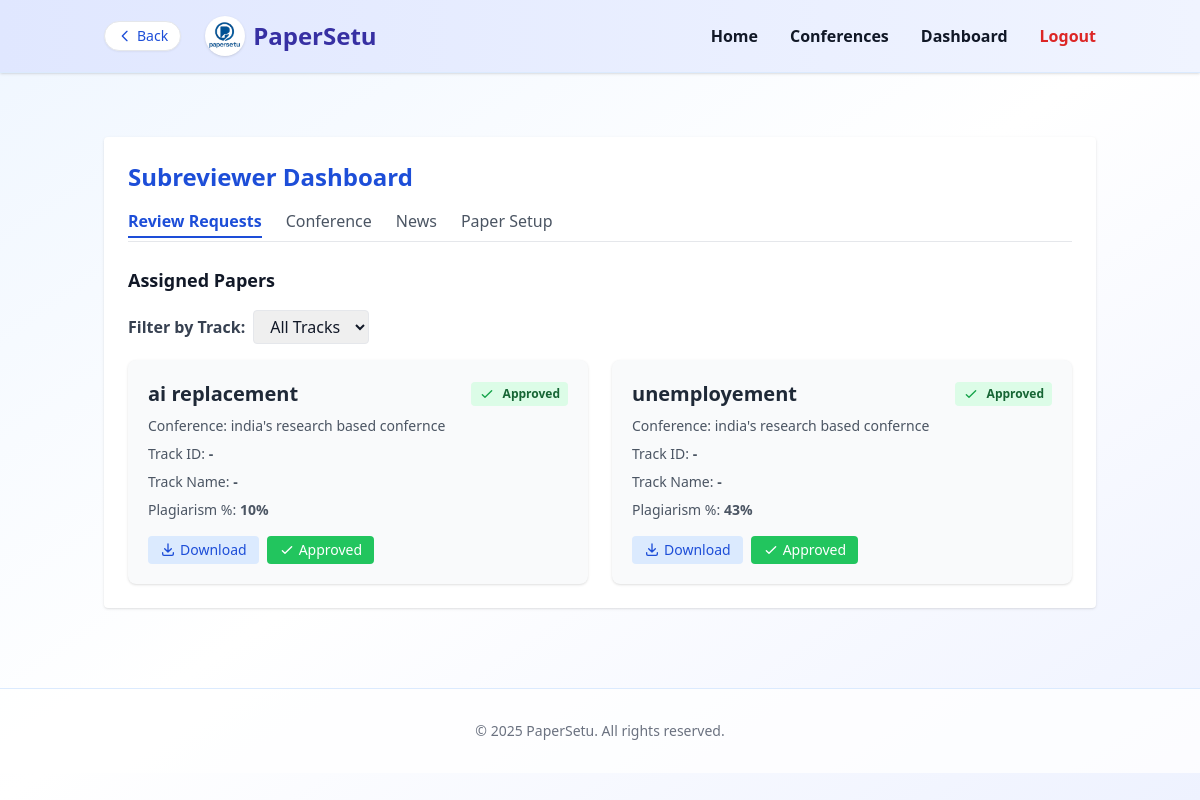
Screenshot of /conference/21/subreviewer/ (signed in) with the database file from the repository.
### conference/models.py (models this page shows, shortened)
class Paper(models.Model):
    title = models.CharField(max_length=255)
    abstract = models.TextField()
    file = models.FileField(upload_to='papers/')
    author = models.ForeignKey(User, on_delete=models.CASCADE, related_name='papers')
    conference = models.ForeignKey(Conference, on_delete=models.CASCADE, related_name='papers')
    submitted_at = models.DateTimeField(auto_now_add=True)
    paper_id = models.CharField(max_length=20, unique=True, blank=True, null=True, help_text="Unique Paper ID for search/reference")
    track = models.ForeignKey(Track, on_delete=models.SET_NULL, null=True, blank=True, related_name='papers')
    STATUS_CHOICES = [
        ('submitted', 'Submitted'),
        ('under_review', 'Under Review'),
        ('pending', 'Pending'),
        ('accepted', 'Accepted'),
        ('rejected', 'Rejected'),
    ]
    status = models.CharField(max_length=20, choices=STATUS_CHOICES, default='pending')
    is_paid = models.BooleanField(default=False)
    stripe_session_id = models.CharField(max_length=255, blank=True, null=True)
    payment_amount = models.PositiveIntegerField(default=500)  # in INR
    is_final_list = models.BooleanField(default=False, help_text="Mark if this paper is included in the final endorsed list")
    keywords = models.CharField(max_length=255, blank=True, help_text="Comma-separated keywords")
    plagiarism_percentage = models.PositiveSmallIntegerField(null=True, blank=True, help_text="Plagiarism percentage (0-100)")

class Conference(models.Model):
    name = models.CharField(max_length=255)
    acronym = models.CharField(max_length=50, blank=True)
    web_page = models.URLField(blank=True)
    venue = models.CharField(max_length=255, blank=True)
    city = models.CharField(max_length=100, blank=True)
    country = models.CharField(max_length=100, blank=True)
    estimated_submissions = models.IntegerField(null=True, blank=True)
    start_date = models.DateField()
    end_date = models.DateField()
    primary_area = models.CharField(max_length=50, choices=AREA_CHOICES, default='AI')
    secondary_area = models.CharField(max_length=50, choices=AREA_CHOICES, default='AI')
    area_notes = models.TextField(blank=True)
    organizer = models.CharField(max_length=255, blank=True)
    organizer_web_page = models.URLField(blank=True)
    contact_phone = models.CharField(max_length=20, blank=True)
    role = models.CharField(max_length=100, blank=True)
    is_approved = models.BooleanField(default=False)
    requested_by = models.ForeignKey(User, on_delete=models.CASCADE, related_name='requested_conferences', null=True, blank=True)
    description = models.TextField(blank=True)
    chair = models.ForeignKey(User, on_delete=models.CASCADE, related_name='chaired_conferences')
    chair_name = models.CharField(max_length=255, blank=True, help_text="Conference chair's full name")
    chair_email = models.EmailField(blank=True, help_text="Conference chair's email address")
    status = models.CharField(max_length=20, choices=[('upcoming', 'Upcoming'), ('live', 'Live'), ('completed', 'Completed')], default='upcoming')
    invite_link = models.CharField(max_length=255, blank=True)
    created_at = models.DateTimeField(auto_now_add=True)
    paper_submission_deadline = models.DateField(null=True, blank=True)
    paper_format = models.CharField(max_length=10, choices=[('pdf', 'PDF'), ('docx', 'DOCX')], default='pdf')
    contact_email = models.EmailField(blank=True, help_text="Main contact email for the conference")
    registration_fee = models.DecimalField(max_digits=10, decimal_places=2, null=True, blank=True, help_text="Registration fee amount")
    theme_domain = models.CharField(max_length=255, blank=True, help_text="Conference theme or domain")
    blind_review = models.BooleanField(default=True)
    abstract_required = models.BooleanField(default=True)
    multiple_authors_allowed = models.BooleanField(default=True)
    submission_deadline = models.DateTimeField(null=True, blank=True, help_text="Final submission deadline")
    max_paper_length = models.IntegerField(default=10)
    allow_supplementary = models.BooleanField(default=False)
    reviewers_per_paper = models.IntegerField(default=3)
    review_deadline = models.DateTimeField(null=True, blank=True, help_text="Review submission deadline")
    paper_bidding_enabled = models.BooleanField(default=False, help_text="Enable paper bidding for reviewers")
    review_form_enabled = models.BooleanField(default=True)
    confidence_scores_enabled = models.BooleanField(default=True)
    allow_rebuttal_phase = models.BooleanField(default=False, help_text="Enable author rebuttal phase")
    rebuttal_deadline = models.DateTimeField(null=True, blank=True, help_text="Rebuttal submission deadline")
    rebuttal_word_limit = models.IntegerField(default=500, help_text="Word limit for rebuttals")
    decision_deadline = models.DateTimeField(null=True, blank=True, help_text="Final decision deadline")
    camera_ready_deadline = models.DateTimeField(null=True, blank=True, help_text="Camera-ready submission deadline")

### conference/views.py (the view, shortened to what this page needs)
# urls.py: path('<int:conference_id>/subreviewer/', views.subreviewer_dashboard, name='subreviewer_dashboard'),
@login_required
def subreviewer_dashboard(request, conference_id):
    from conference.models import SubreviewerInvite, Review
    conference = get_object_or_404(Conference, id=conference_id)
    user = request.user
    invites = SubreviewerInvite.objects.filter(
        paper__conference=conference,
        subreviewer=user
    ).select_related('paper', 'invited_by')
    assigned_papers = []
    for invite in invites:
        review = Review.objects.filter(paper=invite.paper, reviewer=user).first()
        review_exists = review is not None
        status = invite.status
        can_answer = status == 'invited'
        can_review = status == 'accepted' and not review_exists
        review_status = None
        if status == 'accepted' and not review_exists:
            review_status = 'Incomplete'
        elif status == 'accepted' and review_exists:
            if review.decision:
                review_status = 'Approved'
            elif review.recommendation:
                review_status = 'Recommendation Submitted'
            else:
                review_status = 'Completed'
        assigned_papers.append({
            'paper': invite.paper,
            'invite': invite,
            'status': status,
            'can_answer': can_answer,
            'can_review': can_review,
            'review_status': review_status,
            'review': review,
            'plagiarism_percentage': invite.paper.plagiarism_percentage,
        })
    active_tab = request.GET.get('tab', 'Review Requests')
    nav_tabs = [
        {'label': 'Review Requests', 'active': active_tab == 'Review Requests'},
        {'label': 'Conference', 'active': active_tab == 'Conference'},
        {'label': 'News', 'active': active_tab == 'News'},
        {'label': 'Paper Setup', 'active': active_tab == 'Paper Setup'},
    ]
    conferences_with_roles = []
    tracks = conference.tracks.all()
    track_filter = request.GET.get('track', 'all')
    if track_filter != 'all':
        assigned_papers = [a for a in assigned_papers if a['paper'].track and str(a['paper'].track.id) == str(track_filter)]
    context = {
        'conference': conference,
        'assigned_papers': assigned_papers,
        'nav_tabs': nav_tabs,
        'active_tab': active_tab,
        'conferences_with_roles': conferences_with_roles,
        'tracks': tracks,
        'track_filter': track_filter,
    }
    return render(request, 'conference/subreviewer_dashboard.html', context)

### templates/conference/subreviewer_dashboard.html (shortened to what this page needs)
{% extends 'dashboard/dashboard.html' %}
{% block content %}
<div class="bg-white rounded shadow p-6">
    <h1 class="text-2xl font-bold mb-4 text-blue-700">Subreviewer Dashboard</h1>
    <nav class="mb-6">
        <ul class="flex space-x-6 border-b pb-2">
            {% for tab in nav_tabs %}
                <li>
                    {% if tab.label == 'News' %}
                        <a href="/news/" class="{% if tab.active %}font-semibold text-blue-700 border-b-2 border-blue-700 pb-1{% else %}text-gray-600 hover:text-blue-700{% endif %}">{{ tab.label }}</a>
                    {% elif tab.label == 'Conference' %}
                        <a href="?tab=Conference" class="{% if tab.active %}font-semibold text-blue-700 border-b-2 border-blue-700 pb-1{% else %}text-gray-600 hover:text-blue-700{% endif %}">{{ tab.label }}</a>
                    {% elif tab.label == 'Review Requests' %}
                        <a href="?tab=Review+Requests" class="{% if tab.active %}font-semibold text-blue-700 border-b-2 border-blue-700 pb-1{% else %}text-gray-600 hover:text-blue-700{% endif %}">{{ tab.label }}</a>
                    {% elif tab.label == 'Paper Setup' %}
                        <a href="?tab=Paper+Setup" class="{% if tab.active %}font-semibold text-blue-700 border-b-2 border-blue-700 pb-1{% else %}text-gray-600 hover:text-blue-700{% endif %}">{{ tab.label }}</a>
                    {% else %}
                        <a href="#" class="{% if tab.active %}font-semibold text-blue-700 border-b-2 border-blue-700 pb-1{% else %}text-gray-600 hover:text-blue-700{% endif %}">{{ tab.label }}</a>
                    {% endif %}
                </li>
            {% endfor %}
        </ul>
    </nav>
    <div>
        {% if active_tab == 'Conference' %}
            <h2 class="text-lg font-semibold mb-4">Your Conferences & Roles</h2>
            {% if conferences_with_roles %}
                <ul class="space-y-3">
                    {% for item in conferences_with_roles %}
                        <li class="bg-gray-50 rounded-lg shadow p-4 flex flex-col md:flex-row md:items-center md:justify-between">
                            <a href="{% url 'conference:role_based_dashboard' item.conference.id %}" class="font-semibold text-blue-700 hover:underline">{{ item.conference.name }}</a>
                            <span class="text-sm text-gray-600 mt-2 md:mt-0">Roles: {{ item.roles|join:', '|title }}</span>
                        </li>
                    {% endfor %}
                </ul>
            {% else %}
                <div class="text-gray-500">You are not a member of any conferences.</div>
            {% endif %}
        {% else %}
            <h2 class="text-lg font-semibold mb-4">Assigned Papers</h2>
            <form method="get" class="mb-4 flex items-center gap-2">
                <label for="track" class="font-semibold text-gray-700">Filter by Track:</label>
                <select name="track" id="track" class="border rounded px-3 py-1" onchange="this.form.submit()">
                    <option value="all" {% if track_filter == 'all' %}selected{% endif %}>All Tracks</option>
                </select>
            </form>
            {% if assigned_papers %}
                <div class="grid grid-cols-1 md:grid-cols-2 gap-6">
                    {% for item in assigned_papers %}
                    <div class="bg-gray-50 rounded-lg shadow p-5 flex flex-col justify-between">
                        <div>
                            <div class="flex items-center justify-between mb-2">
                                <span class="text-xl font-semibold text-gray-800">{{ item.paper.title }}</span>
                                <span class="ml-2 px-2 py-1 rounded text-xs font-bold
                                    {% if item.status == 'accepted' %}bg-green-100 text-green-800
                                    {% elif item.status == 'declined' %}bg-red-100 text-red-800
                                    {% elif item.status == 'invited' %}bg-yellow-100 text-yellow-800
                                    {% else %}bg-gray-200 text-gray-700{% endif %}">
                                    {% if item.review_status == 'Approved' %}
                                        <svg class="inline w-4 h-4 text-green-600 mr-1" fill="none" stroke="currentColor" stroke-width="2" viewBox="0 0 24 24"><path stroke-linecap="round" stroke-linejoin="round" d="M5 13l4 4L19 7" /></svg>
                                        Approved
                                    {% elif item.review_status == 'Recommendation Submitted' %}
                                        <svg class="inline w-4 h-4 text-blue-600 mr-1" fill="none" stroke="currentColor" stroke-width="2" viewBox="0 0 24 24"><path stroke-linecap="round" stroke-linejoin="round" d="M9 12l2 2 4-4m6 2a9 9 0 11-18 0 9 9 0 0118 0z" /></svg>
                                        Recommendation Submitted
                                    {% elif item.review_status == 'Completed' %}
                                        <svg class="inline w-4 h-4 text-green-600 mr-1" fill="none" stroke="currentColor" stroke-width="2" viewBox="0 0 24 24"><path stroke-linecap="round" stroke-linejoin="round" d="M5 13l4 4L19 7" /></svg>
                                        Completed
                                    {% else %}
                                        {{ item.status|title }}
                                    {% endif %}
                                </span>
                            </div>
                            <div class="mb-2 text-sm text-gray-600">Conference: {{ conference.name }}</div>
                            <div class="mb-2 text-sm text-gray-600">Track ID: <span class="font-semibold">{{ item.paper.track.track_id|default:'-' }}</span></div>
                            <div class="mb-2 text-sm text-gray-600">Track Name: <span class="font-semibold">{{ item.paper.track.name|default:'-' }}</span></div>
                            <div class="mb-2 text-sm text-gray-600">Plagiarism %: {% if item.plagiarism_percentage is not None %}<span class="font-semibold">{{ item.plagiarism_percentage }}%</span>{% else %}<span class="text-gray-400">-</span>{% endif %}</div>
                        </div>
                        <div class="flex items-center space-x-2 mt-2">
                            {% if item.status == 'accepted' %}
                            <a href="{% url 'conference:download_paper' item.paper.id %}" class="inline-flex items-center bg-blue-100 text-blue-700 px-3 py-1 rounded hover:bg-blue-200 text-sm font-medium" title="Download Paper">
                                <svg class="w-4 h-4 mr-1" fill="none" stroke="currentColor" stroke-width="2" viewBox="0 0 24 24"><path stroke-linecap="round" stroke-linejoin="round" d="M4 16v2a2 2 0 002 2h12a2 2 0 002-2v-2M7 10l5 5 5-5M12 15V3" /></svg>
                                Download
                            </a>
                            {% endif %}
                            {% if item.can_answer %}
                                <a href="{% url 'conference:subreviewer_answer_request' item.invite.id %}" class="bg-yellow-500 text-white px-3 py-1 rounded hover:bg-yellow-600 text-sm font-medium">Answer Request</a>
                            {% elif item.can_review %}
                                <a href="{% url 'conference:subreviewer_review_form' item.invite.id %}" class="bg-orange-500 text-white px-3 py-1 rounded hover:bg-orange-600 text-sm font-medium">Review</a>
                            {% elif item.review_status == 'Approved' %}
                                <span class="bg-green-500 text-white px-3 py-1 rounded text-sm font-medium flex items-center">
                                    <svg class="w-4 h-4 mr-1" fill="none" stroke="currentColor" stroke-width="2" viewBox="0 0 24 24"><path stroke-linecap="round" stroke-linejoin="round" d="M5 13l4 4L19 7" /></svg>
                                    Approved
                                </span>
                            {% elif item.review_status == 'Completed' %}
                                <span class="bg-green-500 text-white px-3 py-1 rounded text-sm font-medium flex items-center">
                                    <svg class="w-4 h-4 mr-1" fill="none" stroke="currentColor" stroke-width="2" viewBox="0 0 24 24"><path stroke-linecap="round" stroke-linejoin="round" d="M5 13l4 4L19 7" /></svg>
                                    Completed
                                </span>
                            {% else %}
                                <span class="text-gray-400 text-sm">-</span>
                            {% endif %}
                        </div>
                    </div>
                    {% endfor %}
                </div>
            {% else %}
                <div class="text-gray-500">No papers assigned to you for review.</div>
            {% endif %}
        {% endif %}
    </div>
</div>
{% endblock %}

### rows the page displays
Paper: paper "ai replacement", paper.track.track_id "-", paper.track.name "-", plagiarism_percentage "10"
Conference: name "india's research based confernce"
Paper: paper "unemployement", paper.track.track_id "-", paper.track.name "-", plagiarism_percentage "43"

### other values shown
{{ tab.label }} "Review Requests"
{{ tab.label }} "Conference"
{{ tab.label }} "News"
{{ tab.label }} "Paper Setup"
